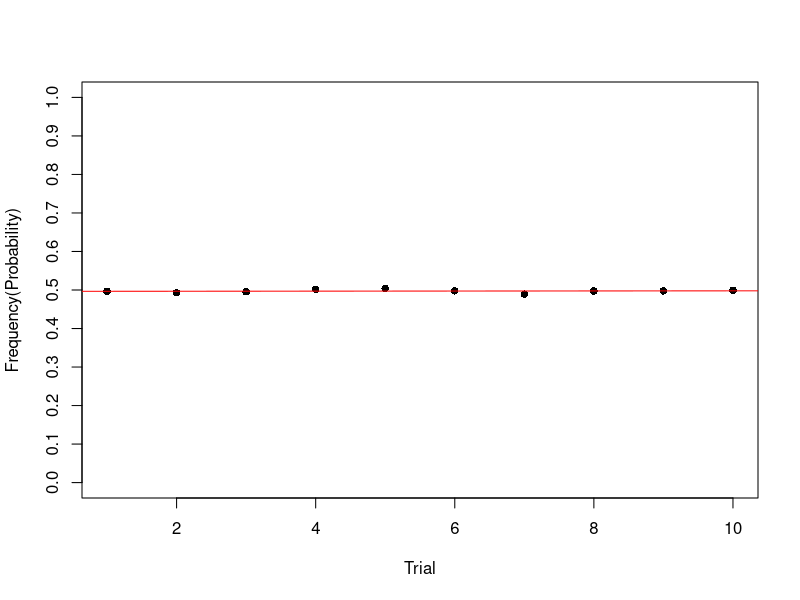

Reproduce this figure in R.
## ---- chunk 1
# triangle problem
prob.tri <- function(n = 10000) {
  total <- 0 # total trial times
  j <- 0 # loop index

  while (j <= n) {
    # flag: `is.tri = 1` means it can be a triangle
    is.tri <- 1

    # select 3 random number from uniform-distribution
    vec <- runif(3)

    # to tell if it's possible to form a triangle
    # (a+b>c, b+c>a, c+a>b)
    for (i in 1:3) {
      if (vec[i] > sum(vec[-i])) {
        is.tri <- 0
      }
    }
    total <- total + is.tri
    j <- j + 1
  }
  # calculation of probability of successful triangles
  total / n
}

# 进行 10 轮试验，看看结果的分布情况
mult.result <- c()
for (i in 1:10) {
  mult.result <- rbind(mult.result, prob.tri())
}
print(mult.result)
## ---- chunk 2
data <- mult.result[, 1]
df <- data.frame(x = 1:length(data), y = data)

# fitting
fit <- lm(y ~ x, data = df)

# custom y_ticks
y_ticks <- seq(0, 1, by = 0.1)

# plot: do not use default y_ticks
plot(df$x, df$y, pch = 16, col = "black",
  xlab = "Trial", ylab = "Frequency(Probability)",
  ylim = c(0, 1), yaxt = "n"
)
# set y_ticks
axis(side = 2, at = y_ticks)
abline(fit, col = "red")
